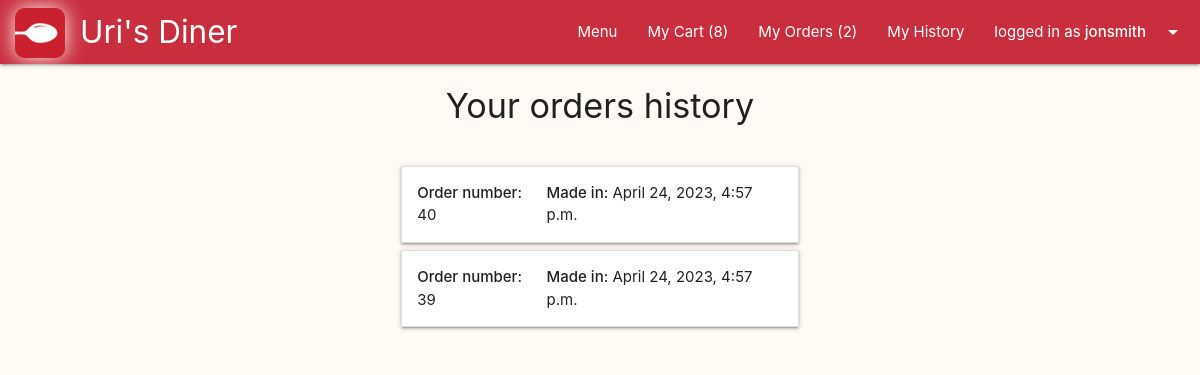
Screenshot of /users/history/ (signed in) with the database file from the repository.
### main/models.py (models this page shows, shortened)
class Cart(models.Model):
    user = models.ForeignKey(User, on_delete=models.CASCADE, blank=False)
    @property
    def total_to_pay(self):
        total = sum(item.item_total for item in self.item_set.all())
        return total

class Delivery(models.Model):
    is_delivered = models.BooleanField(default=False)
    address = models.CharField(max_length=200, blank=False)
    comment = models.CharField(max_length=500, blank=True)
    created = models.DateTimeField(auto_now_add=True)
    order = models.OneToOneField(Cart, primary_key=True, on_delete=models.CASCADE)

### users/views.py (the view)
# urls.py: path("history/", views.user_history, name="user_history")
@login_required(login_url='user_login')
def user_history(request):
    past_orders = sorted(request.user.cart_set.filter(delivery__is_delivered=True), key=lambda order: order.delivery.created, reverse=True)
    return render(request, 'users/history.html', {'past_orders':past_orders})

### main/context_processors.py (called while the page is built)
def site_wide_data(request):
    data = {}
    try:
        data.update({'open_orders_number' : len(Cart.objects.filter(delivery__is_delivered=False))})
    except:
        pass
    try:
        data.update({'my_open_orders_number' : len(Delivery.objects.filter(order__user=request.user).filter(is_delivered=False))})
    except:
        pass
    try:
        data.update({'my_cart_items_number' : len(User.objects.get(id=request.user.id).cart_set.last().item_set.all())})
    except:
        pass
    return data

### main/models.py (called while the page is built)
    @property
    def item_total(self):
        total = self.amount * self.dish.price
        return total

### users/templates/users/history.html (shortened to what this page needs)
{% extends 'layouts/users.html' %}
{% block users-content %}
<div class="row">
  <div class="col l12 center-align">
    <h4>Your orders history</h4>
  </div>
</div>
{% if past_orders %}
  <div class="row">
    <div class="col l6 offset-l3">
      {% for order in past_orders %}
        <div class="row valign-wrapper no-bottom-margin">
          <div class="col l12">
            <ul class="collapsible no-bottom-margin">
              <li>
                <div class="collapsible-header not-flex">
                  <div class="row no-bottom-margin">
                    <div class="col l4">
                      <div>
                        <strong>Order number:</strong> {{order.delivery.order_id}}
                      </div>
                    </div>
                    <div class="col l8">
                      <div>
                        <strong>Made in:</strong> {{order.delivery.created}}
                      </div>
                    </div>
                  </div>
                </div>
              </li>
            </ul>
          </div>
        </div>
      {% endfor %}
    </div>
  </div>
{% else %}
  <div class="row center-align">
    <div class="section">
      <h6>You have yet to recieve any orders.</h6>
    </div>
  </div>
{% endif %}
{% endblock users-content %}

### templates/common/navbar.html (shortened to what this page needs)
{% load static %}
<nav>
  <div class="nav-wrapper">
    <a href="{% url 'main' %}" class="brand-logo" style="left: 80px">
      <img class="logo-icon" src="{% static 'images/icon.webp' %}">
       Uri's Diner
      </a>
    <ul class="right">
      <li><a href="{% url 'menu_all_categories' %}">Menu</a></li>
      {% if request.user.username %}
      {% if request.user.is_staff == True %}
      <li><a href="{% url 'manage_orders' %}">Open Orders
          ({{open_orders_number}})</a></li>
      <li><a href="{% url 'show_orders_history' %}">Orders History</a></li>
      {% else %}
      <li><a href="{% url 'show_cart' %}">My Cart
          ({{my_cart_items_number}})</a></li>
      <li><a href="{% url 'show_delivery' %}">My Orders
          ({{my_open_orders_number}})
        </a></li>
      <li><a href="{% url 'user_history' %}">My History</a></li>
      {% endif %}
      <li><a class="dropdown-trigger" href="#!"
          data-target="user-dropdown">logged in as
          <strong>{{request.user.username}}</strong><i
            class="material-icons right">arrow_drop_down</i></a></li>
      {% else %}
      <li><a href="{% url 'user_login' %}">Log In</a></li>
      <li><a href="{% url 'user_signup' %}">Sign up</a></li>
      {% endif %}
    </ul>
  </div>
</nav>

### static/css/custom.css (style rules this page uses)
body { background-color: #fffbf4; }
.logo-icon { height: 50px; position: absolute; top: 8px; left: -65px; box-shadow: 0px 0px 20px #fffbf4; border-radius: 20%; }
.not-flex { display: block; }
.no-bottom-margin { margin-bottom: 0px; }

### rows the page displays
Cart: delivery.order_id "40", delivery.created "April 24, 2023, 4:57 p.m."
Cart: delivery.order_id "39", delivery.created "April 24, 2023, 4:57 p.m."

### other values shown
{{ my_cart_items_number }} "8"
{{ my_open_orders_number }} "2"
{{ request.user.username }} "jonsmith"
